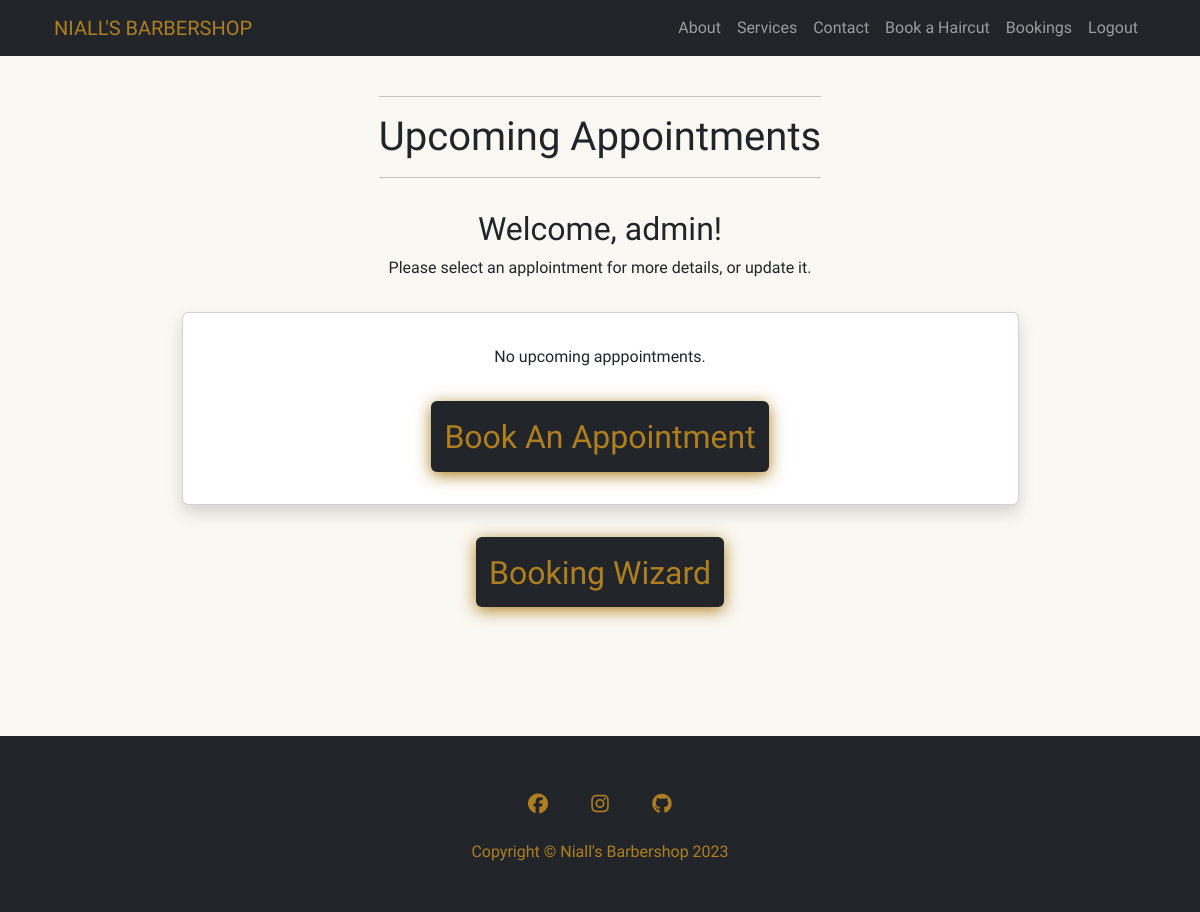
The page /booking/ (signed in) on the database as committed earlier.
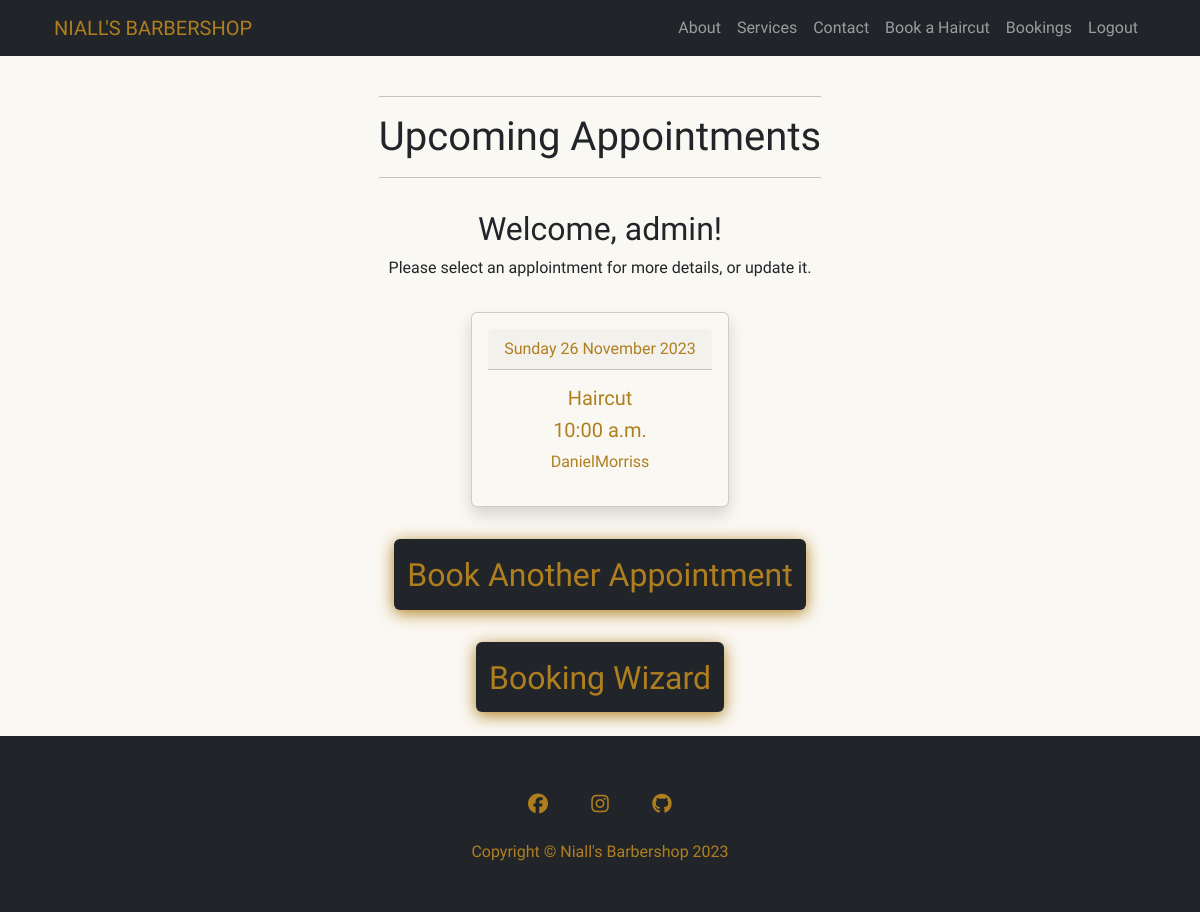
The same page on the database as committed later.
### booking_system/models.py (models this page shows, shortened)
class Booking(models.Model):
    username = models.ForeignKey(User, on_delete=models.CASCADE,
                                 related_name='username_booking')
    date_of_booking = models.DateField()
    service_name = models.ForeignKey(Services, on_delete=models.CASCADE,
                                     related_name='service_name_booking')
    start_time = models.TimeField(choices=BOOKING_TIME)
    end_time = models.TimeField(editable=False, blank=True, null=True)
    confirmed = models.BooleanField(default=False)
    class Meta:
        ordering = ['date_of_booking', 'start_time']

class Services(models.Model):
    service_name = models.CharField(max_length=250)
    session_length = models.DurationField()
    cost = models.DecimalField(max_digits=8, decimal_places=2)
    def __str__(self):
        return self.service_name

### booking_system/views.py (the view)
# urls.py: path('booking/', views.BookingsListView.as_view(),
class BookingsListView(LoginRequiredMixin, ListView):
    model = Booking
    template_name = 'booking_system/booking_home.html'
    paginate_by = 25
    def get_queryset(self):
        if self.request.user.is_superuser:
            queryset = Booking.objects.filter(
                date_of_booking__gte=date.today()).order_by(
                    'date_of_booking', 'start_time')
            return queryset
        else:
            return Booking.objects.filter(
                username=self.request.user).filter(
                    date_of_booking__gte=date.today())

### booking_system/templates/booking_system/booking_home.html (shortened to what this page needs)
{% extends "base.html" %}
{% block content %}
{% load account %}
<div class="container mt-5 text-center push-down">
    <div class="container heading">
        <hr>
        <h1>Upcoming Appointments</h1>
        <hr>
    </div>
        <h2 class="pt-3">Welcome, {% user_display user %}!</h2>
    <p>Please select an applointment for more details, or update it.</p>
        {% if object_list %}
            {% for booking in object_list %}
            <div class=''>
                <div class="d-flex justify-content-center ">
                <a href="{% url 'booking-detail' booking.id %}" class="link-underline link-underline-opacity-0">
                    <div class="card shadow p-3 m-3 text-center custom-button-light-gold">
                        <div class="card-header">
                            <p class="p-0 m-0">{{ booking.date_of_booking|date:"l j F Y" }}</p>
                        </div>
                        <h5 class="mt-3">{{ booking.service_name }}</h5>
                        <h5>{{ booking.start_time|date:"g:i a" }} </h5>
                        {% if user.is_superuser %}
                        <p>{{ booking.username }}</p>
                        {% endif %}
                    </div>
                </a>
            </div>
            </div>
            {% endfor %}
            <a href="{% url 'booking-create' %}" class="link-underline link-underline-opacity-0">
                <div class="d-flex justify-content-center p-3">
                    <button class="btn custom-button-dark-gold pt-3 " type="button"><h2>Book Another Appointment</h2></button>
                </div>
            </a>
        {% else %}
        <div class='d-flex justify-content-center '>
            <div class="card shadow p-3 m-3 text-center w-75">
                <p class="pt-3">No upcoming apppointments.</p>
                <a href="{% url 'booking-create' %}" class="link-underline link-underline-opacity-0">
                    <div class="d-flex justify-content-center p-3">
                        <button class="btn custom-button-dark-gold pt-3 " type="button"><h2>Book An Appointment</h2></button>
                    </div>
                </a>
            </div>
        </div>
        {% endif %}
        <a href="{% url 'booking-wizard' %}" class="link-underline link-underline-opacity-0">
            <div class="d-flex justify-content-center p-3">
                <button class="btn custom-button-dark-gold pt-3 " type="button"><h2>Booking Wizard</h2></button>
            </div>
        </a>
</div>
{% endblock %}

Rows that differ between the two databases and show on the page:
added Booking: date_of_booking "Sunday 26 November 2023", service_name "Haircut", start_time "10:00 a.m.", username "DanielMorriss"
Other text that changed with them:
text no longer shown: "No upcoming apppointments. Book An Appointment"
text now shown: "Book Another Appointment"
